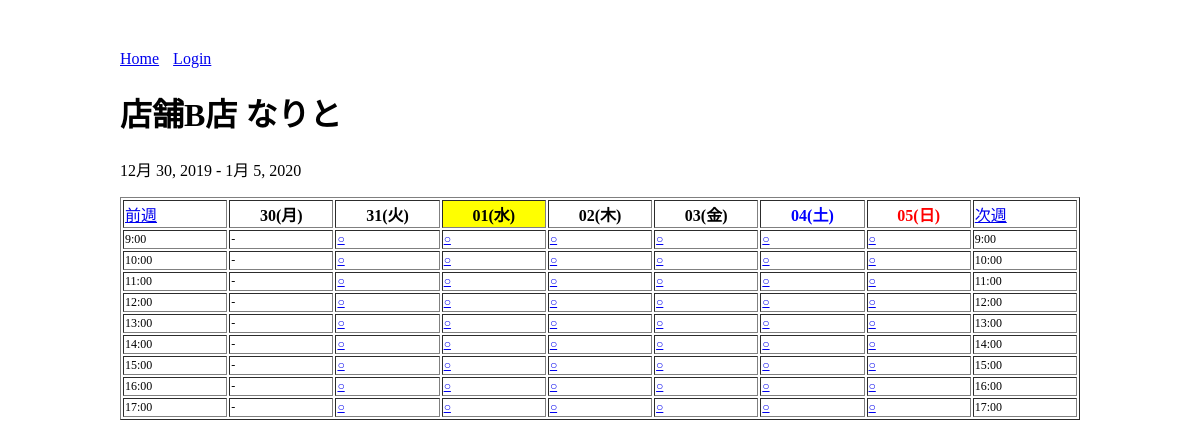
/staff/2/calendar/, run on an earlier commit of the app's database.
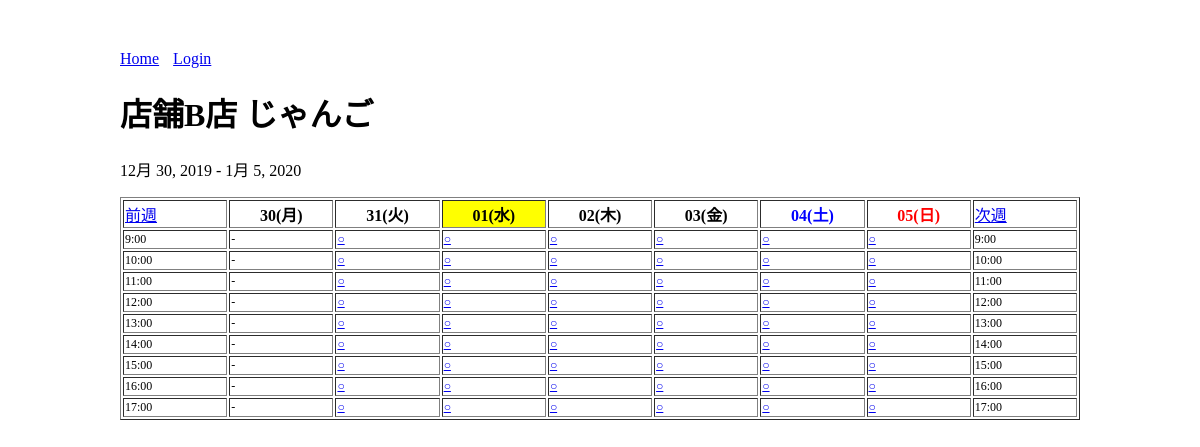
And on a later commit of the database.
### booking/models.py (models this page shows, shortened)
class Staff(models.Model):
    name = models.CharField('表示名', max_length=50)
    user = models.ForeignKey(
        settings.AUTH_USER_MODEL, verbose_name='ログインユーザー', on_delete=models.CASCADE
    )
    store = models.ForeignKey(Store, verbose_name='店舗', on_delete=models.CASCADE)
    class Meta:
        constraints = [
            models.UniqueConstraint(fields=['user', 'store'], name='unique_staff'),
        ]

class Store(models.Model):
    name = models.CharField('店名', max_length=255)

### booking/views.py (the view, shortened to what this page needs)
# urls.py: path('staff/<int:pk>/calendar/', views.StaffCalendar.as_view(), name='calendar'),
class StaffCalendar(generic.TemplateView):
    template_name = 'booking/calendar.html'
    def get_context_data(self, **kwargs):
        context = super().get_context_data(**kwargs)
        staff = get_object_or_404(Staff, pk=self.kwargs['pk'])
        today = datetime.date.today()
        year = self.kwargs.get('year')
        month = self.kwargs.get('month')
        day = self.kwargs.get('day')
        if year and month and day:
            base_date = datetime.date(year=year, month=month, day=day)
        else:
            base_date = today
        days = [base_date + datetime.timedelta(days=day) for day in range(7)]
        start_day = days[0]
        end_day = days[-1]
        calendar = {}
        for hour in range(9, 18):
            row = {}
            for day in days:
                row[day] = True
            calendar[hour] = row
        context['staff'] = staff
        context['calendar'] = calendar
        context['days'] = days
        context['start_day'] = start_day
        context['end_day'] = end_day
        context['before'] = days[0] - datetime.timedelta(days=7)
        context['next'] = days[-1] + datetime.timedelta(days=1)
        context['today'] = today
        context['public_holidays'] = settings.PUBLIC_HOLIDAYS
        return context

### booking/templates/booking/calendar.html
{% extends 'booking/base.html' %}
{% block content %}
    <h1>{{ staff.store.name }}店 {{ staff.name }}</h1>
    <p>{{ start_day }} - {{ end_day }}</p>
    <table class="table table-bordered text-center" style="table-layout: fixed;width: 100%" border="1">
        <tr>
            <td><a href="{% url 'booking:calendar' staff.pk before.year before.month before.day %}">前週</a></td>
            {% for day in days %}
                {% if day in public_holidays %}
                    <th style="background-color: yellow">{{ day | date:"d(D)" }}</th>
                {% elif day.weekday == 5 %}
                    <th style="color: blue;">{{ day | date:"d(D)" }}</th>
                {% elif day.weekday == 6 %}
                    <th style="color: red;">{{ day | date:"d(D)" }}</th>
                {% else %}
                    <th>{{ day | date:"d(D)" }}</th>
                {% endif %}
            {% endfor %}
            <td><a href="{% url 'booking:calendar' staff.pk next.year next.month next.day %}">次週</a></td>
        </tr>
        {% for hour, schedules in calendar.items %}
            <tr style="font-size:12px">
                <td>
                    {{ hour }}:00
                </td>
                {% for dt, book in schedules.items %}
                    <td>
                        {% if dt <= today %}
                            -
                        {% elif book %}
                            <a href="{% url 'booking:booking' staff.pk dt.year dt.month dt.day hour %}">○</a>
                        {% else %}
                            ×
                        {% endif %}
                    </td>
                {% endfor %}
                <td>
                    {{ hour }}:00
                </td>
            </tr>
        {% endfor %}
    </table>
{% endblock %}

What changed in the data, as far as the page shows it:
changed Staff "店舗B": name "なりと" → "じゃんご"
